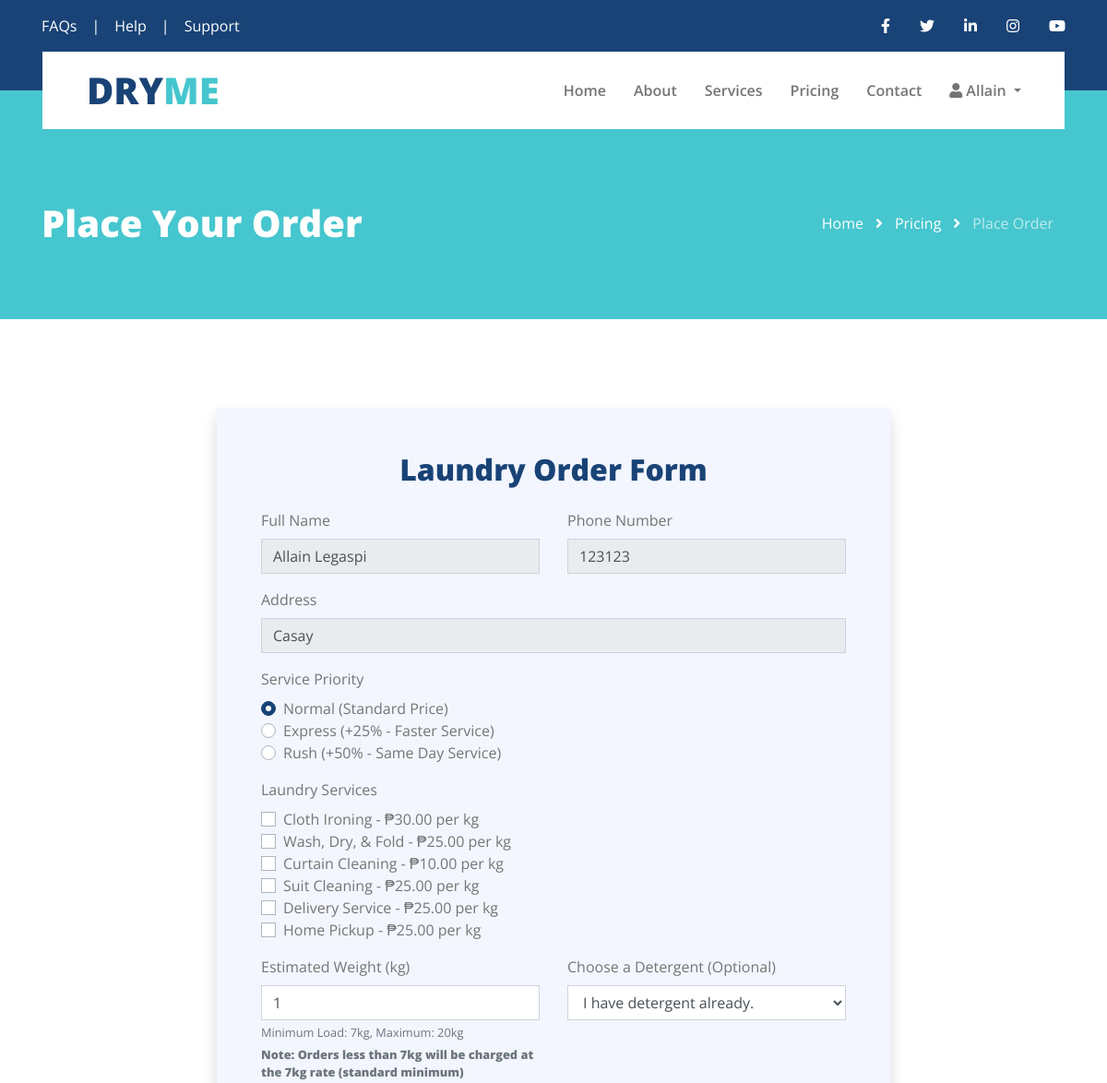
The app's page /place_order.php (signed in, upper part), older data.
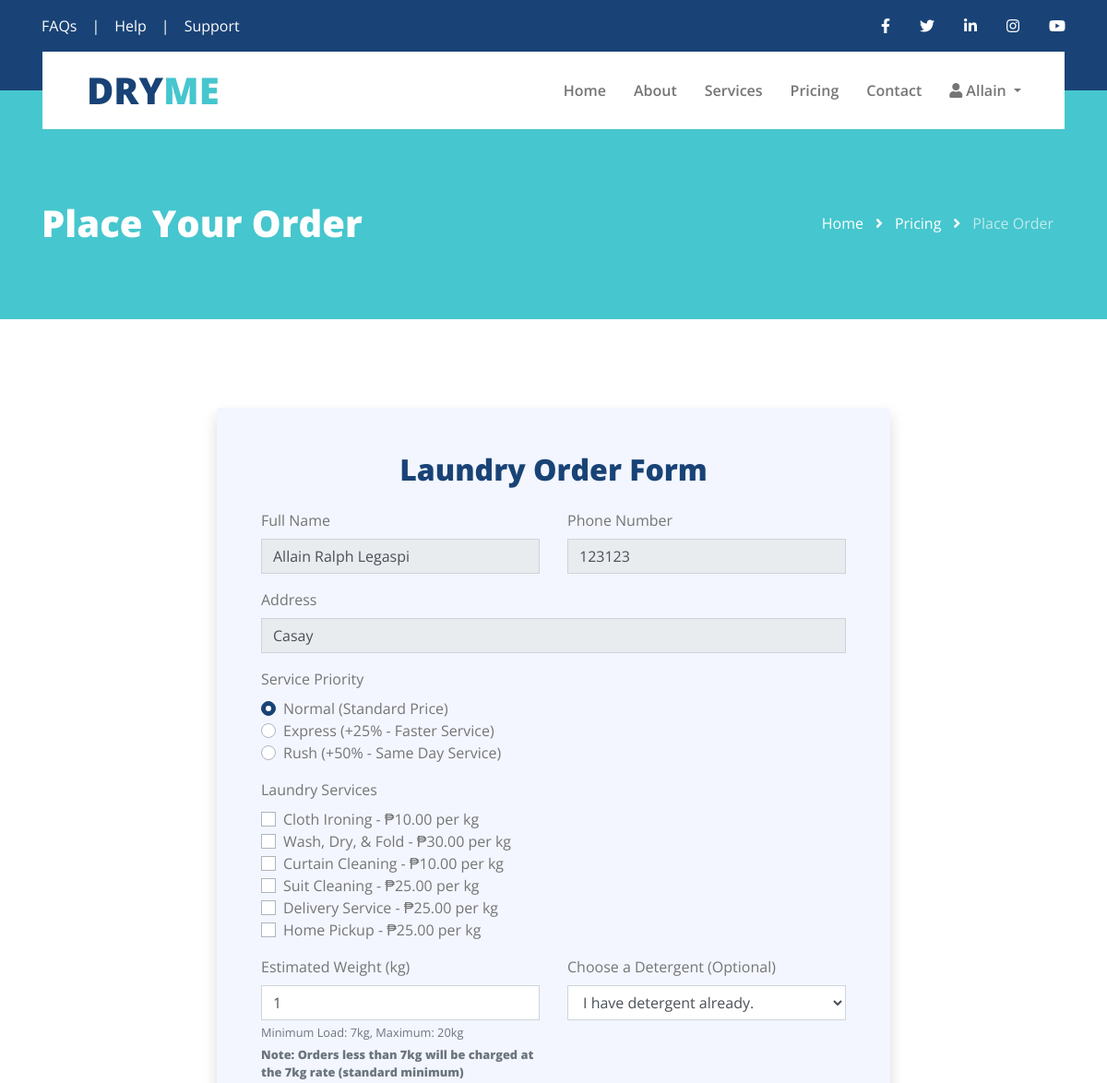
The same page, newer data.
### tables this page shows
CREATE TABLE `customers` (
  `customer_id` int(11) NOT NULL,
  `username` varchar(50) NOT NULL,
  `password` varchar(255) NOT NULL,
  `email` varchar(100) NOT NULL,
  `full_name` varchar(100) NOT NULL,
  `phone` varchar(20) DEFAULT NULL,
  `address` text DEFAULT NULL,
  `role` enum('admin','customer') DEFAULT 'customer',
  `created_at` timestamp NOT NULL DEFAULT current_timestamp(),
  `updated_at` timestamp NOT NULL DEFAULT current_timestamp() ON UPDATE current_timestamp()
);

CREATE TABLE `services` (
  `service_id` int(11) NOT NULL,
  `service_name` varchar(100) NOT NULL,
  `description` text DEFAULT NULL,
  `price` decimal(10,2) NOT NULL,
  `status` enum('active','inactive') DEFAULT 'active'
);

### place_order.php (the view, shortened to what the changed rows need)
<?php
require_once 'includes/db_connect.php';
$stmt = $pdo->query("SELECT * FROM services WHERE status = 'active'");
$services = $stmt->fetchAll();
$stmt = $pdo->prepare("SELECT * FROM customers WHERE customer_id = ?");
$stmt->execute([$_SESSION['user_id']]);
$user = $stmt->fetch();
?>
<!DOCTYPE html>
<html lang="en">
<head>
    <link href="https://cdnjs.cloudflare.com/ajax/libs/font-awesome/5.15.0/css/all.min.css" rel="stylesheet">
    <link href="lib/owlcarousel/assets/owl.carousel.min.css" rel="stylesheet">
    <link href="css/style.css" rel="stylesheet">
    <link rel="stylesheet" href="https://cdn.jsdelivr.net/npm/flatpickr/dist/flatpickr.min.css">
</head>
<body>
    <div class="container-fluid position-relative nav-bar p-0">
        <div class="container-lg position-relative p-0 px-lg-3" style="z-index: 9;">
            <nav class="navbar navbar-expand-lg bg-white navbar-light py-3 py-lg-0 pl-3 pl-lg-5">
                <a href="" class="navbar-brand">
                    <h1 class="m-0 text-secondary"><span class="text-primary">DRY</span>ME</h1>
                </a>
            </nav>
        </div>
    </div>
    <div class="page-header container-fluid bg-secondary pt-2 pt-lg-5 pb-2 mb-5">
        <div class="container py-5">
            <div class="row align-items-center py-4">
                <div class="col-md-6 text-center text-md-left">
                    <h1 class="mb-4 mb-md-0 text-white">Place Your Order</h1>
                </div>
            </div>
        </div>
    </div>
    <div class="container-fluid py-5">
        <div class="container">
            <div class="row">
                <div class="col-lg-8 mx-auto">
                    <div class="bg-light p-5 rounded shadow">
                        <h2 class="text-primary text-center mb-4">Laundry Order Form</h2>
                        <form action="" method="POST">
                            <div class="row">
                                <div class="col-md-6">
                                    <div class="form-group">
                                        <label for="name">Full Name</label>
                                        <input type="text" class="form-control" id="name" value="<?php echo htmlspecialchars($user['full_name']); ?>" readonly>
                                    </div>
                                </div>
                                <div class="col-md-6">
                                    <div class="form-group">
                                        <label for="phone">Phone Number</label>
                                        <input type="text" class="form-control" id="phone" value="<?php echo htmlspecialchars($user['phone']); ?>" readonly>
                                    </div>
                                </div>
                                <div class="col-md-12">
                                    <div class="form-group">
                                        <label for="address">Address</label>
                                        <input type="text" class="form-control" id="address" value="<?php echo htmlspecialchars($user['address']); ?>" readonly>
                                    </div>
                                </div>
                                <div class="col-md-12">
                                    <div class="form-group">
                                        <?php foreach ($services as $service): ?>
                                            <div class="custom-control custom-checkbox">
                                                <label class="custom-control-label" for="service<?php echo $service['service_id']; ?>">
                                                    <?php echo htmlspecialchars($service['service_name']); ?> - ₱<?php echo number_format($service['price'], 2); ?> per kg
                                                </label>
                                            </div>
                                        <?php endforeach; ?>
                                    </div>
                                </div>
                            </div>
                        </form>
                    </div>
                </div>
            </div>
        </div>
    </div>
</body>
</html>
</body>
</html>

Row changes from the older to the newer data that the page shows:
changed customers "Casay": full_name "Allain Legaspi" → "Allain Ralph Legaspi"
changed services "Cloth Ironing": price "30.00" → "10.00"
changed services "Wash, Dry, & Fold": price "25.00" → "30.00"
